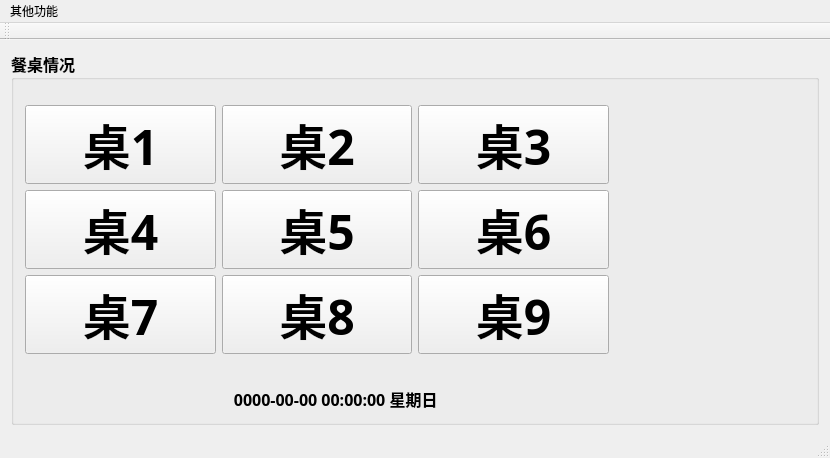
<?xml version="1.0" encoding="UTF-8"?>
<ui version="4.0">
 <class>Interface</class>
 <widget class="QMainWindow" name="Interface">
  <property name="geometry">
   <rect>
    <x>0</x>
    <y>0</y>
    <width>830</width>
    <height>458</height>
   </rect>
  </property>
  <property name="windowTitle">
   <string>Interface</string>
  </property>
  <property name="styleSheet">
   <string notr="true">#Interface{
background-image: url(:/sucai2/背景2.jpg);}</string>
  </property>
  <widget class="QWidget" name="centralWidget">
   <layout class="QGridLayout" name="gridLayout">
    <item row="0" column="0">
     <widget class="QGroupBox" name="groupBox">
      <property name="font">
       <font>
        <family>仿宋</family>
        <pointsize>12</pointsize>
        <weight>75</weight>
        <italic>false</italic>
        <bold>true</bold>
        <underline>false</underline>
       </font>
      </property>
      <property name="title">
       <string>餐桌情况</string>
      </property>
      <layout class="QGridLayout" name="gridLayout_2">
       <item row="2" column="4" rowspan="5">
        <widget class="QLabel" name="image">
         <property name="styleSheet">
          <string notr="true">image: url(:/sucai2/前台素材.png);</string>
         </property>
         <property name="text">
          <string/>
         </property>
        </widget>
       </item>
       <item row="0" column="4" rowspan="2">
        <widget class="QLabel" name="label">
         <property name="styleSheet">
          <string notr="true">image: url(:/new/prefix1/image/logo1.png);</string>
         </property>
         <property name="text">
          <string/>
         </property>
        </widget>
       </item>
       <item row="6" column="0" colspan="3">
        <widget class="QLabel" name="timelabel">
         <property name="font">
          <font>
           <family>仿宋</family>
           <pointsize>12</pointsize>
           <weight>75</weight>
           <bold>true</bold>
          </font>
         </property>
         <property name="text">
          <string>         0000-00-00 00:00:00 星期日</string>
         </property>
         <property name="alignment">
          <set>Qt::AlignCenter</set>
         </property>
        </widget>
       </item>
       <item row="3" column="0">
        <widget class="QPushButton" name="table7">
         <property name="font">
          <font>
           <family>李旭科书法</family>
           <pointsize>36</pointsize>
          </font>
         </property>
         <property name="text">
          <string>桌7</string>
         </property>
        </widget>
       </item>
       <item row="3" column="1">
        <widget class="QPushButton" name="table8">
         <property name="font">
          <font>
           <family>李旭科书法</family>
           <pointsize>36</pointsize>
          </font>
         </property>
         <property name="text">
          <string>桌8</string>
         </property>
        </widget>
       </item>
       <item row="3" column="2">
        <widget class="QPushButton" name="table9">
         <property name="font">
          <font>
           <family>李旭科书法</family>
           <pointsize>36</pointsize>
          </font>
         </property>
         <property name="text">
          <string>桌9</string>
         </property>
        </widget>
       </item>
       <item row="2" column="0">
        <widget class="QPushButton" name="table4">
         <property name="font">
          <font>
           <family>李旭科书法</family>
           <pointsize>36</pointsize>
          </font>
         </property>
         <property name="text">
          <string>桌4</string>
         </property>
        </widget>
       </item>
       <item row="2" column="1">
        <widget class="QPushButton" name="table5">
         <property name="font">
          <font>
           <family>李旭科书法</family>
           <pointsize>36</pointsize>
          </font>
         </property>
         <property name="text">
          <string>桌5</string>
         </property>
        </widget>
       </item>
       <item row="2" column="2">
        <widget class="QPushButton" name="table6">
         <property name="font">
          <font>
           <family>李旭科书法</family>
           <pointsize>36</pointsize>
          </font>
         </property>
         <property name="text">
          <string>桌6</string>
         </property>
        </widget>
       </item>
       <item row="1" column="0">
        <widget class="QPushButton" name="table1">
         <property name="font">
          <font>
           <family>李旭科书法</family>
           <pointsize>36</pointsize>
          </font>
         </property>
         <property name="text">
          <string>桌1</string>
         </property>
        </widget>
       </item>
       <item row="1" column="1">
        <widget class="QPushButton" name="table2">
         <property name="font">
          <font>
           <family>李旭科书法</family>
           <pointsize>36</pointsize>
          </font>
         </property>
         <property name="text">
          <string>桌2</string>
         </property>
        </widget>
       </item>
       <item row="1" column="2">
        <widget class="QPushButton" name="table3">
         <property name="font">
          <font>
           <family>李旭科书法</family>
           <pointsize>36</pointsize>
          </font>
         </property>
         <property name="text">
          <string>桌3</string>
         </property>
        </widget>
       </item>
      </layout>
     </widget>
    </item>
   </layout>
  </widget>
  <widget class="QMenuBar" name="menuBar">
   <property name="geometry">
    <rect>
     <x>0</x>
     <y>0</y>
     <width>830</width>
     <height>26</height>
    </rect>
   </property>
   <widget class="QMenu" name="menu">
    <property name="title">
     <string>其他功能</string>
    </property>
    <addaction name="action1"/>
    <addaction name="action2"/>
   </widget>
   <addaction name="menu"/>
  </widget>
  <widget class="QToolBar" name="mainToolBar">
   <attribute name="toolBarArea">
    <enum>TopToolBarArea</enum>
   </attribute>
   <attribute name="toolBarBreak">
    <bool>false</bool>
   </attribute>
  </widget>
  <widget class="QStatusBar" name="statusBar"/>
  <action name="action1">
   <property name="text">
    <string>添加菜单</string>
   </property>
  </action>
  <action name="action2">
   <property name="text">
    <string>修改菜单</string>
   </property>
  </action>
 </widget>
 <layoutdefault spacing="6" margin="11"/>
 <resources/>
 <connections/>
</ui>
